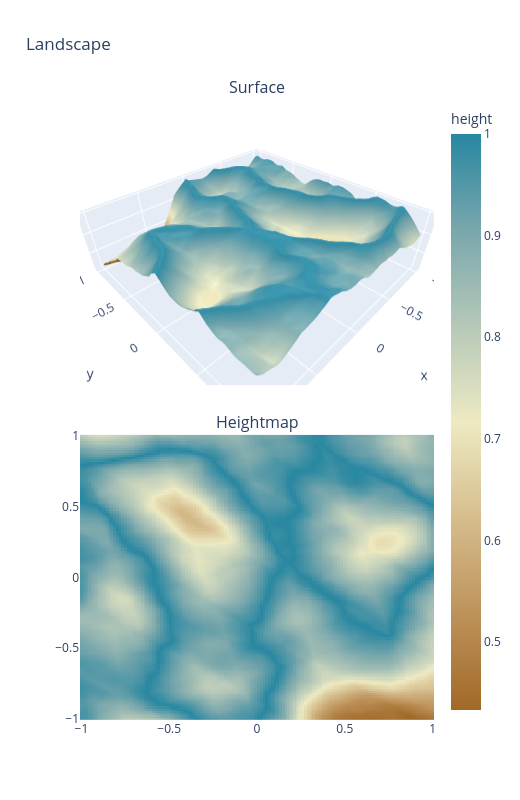

Write notebook code for a chart like this one.
### Code cell
import plotly.graph_objects as go
from plotly.subplots import make_subplots


def evaluate_on_grid(model, x_range=(-1, 1), y_range=(-1, 1), resolution=128):
    x = np.linspace(x_range[0], x_range[1], resolution)
    y = np.linspace(y_range[0], y_range[1], resolution)
    xx, yy = np.meshgrid(x, y)
    grid = np.stack([xx.flatten(), yy.flatten()], axis=-1)

    with torch.no_grad():
        inputs = torch.from_numpy(grid).float()
        raw = model(inputs).detach().cpu().numpy()
        if raw.ndim == 2 and raw.shape[1] == 1:
            raw = raw[:, 0]
        elif raw.ndim != 1:
            raise ValueError(
                f"Model must return one value per grid point, got shape {raw.shape}"
            )
        outputs = raw.reshape(resolution, resolution)

    return x, y, xx, yy, outputs


def plot_landscape(x, y, xx, yy, outputs):
    fig = make_subplots(
        rows=2,
        cols=1,
        specs=[[{"type": "surface"}], [{"type": "heatmap"}]],
        subplot_titles=("Surface", "Heightmap"),
        vertical_spacing=0.08,
    )

    fig.add_trace(
        go.Surface(z=outputs, x=xx, y=yy, colorscale="Earth", showscale=False),
        row=1,
        col=1,
    )
    fig.add_trace(
        go.Heatmap(
            z=outputs, x=x, y=y, colorscale="Earth", colorbar=dict(title="height")
        ),
        row=2,
        col=1,
    )

    fig.update_xaxes(title_text="x", row=1, col=1)
    fig.update_yaxes(title_text="y", row=1, col=1)
    fig.update_scenes(xaxis_title="x", yaxis_title="y", zaxis_title="height")
    fig.update_layout(height=800, width=520, title="Landscape")
    fig.show()


def evaluate_and_plot_landscape(
    model, x_range=(-1, 1), y_range=(-1, 1), resolution=128
):
    x, y, xx, yy, outputs = evaluate_on_grid(model, x_range, y_range, resolution)
    plot_landscape(x, y, xx, yy, outputs)


evaluate_and_plot_landscape(mountain_noise)

### Figure 1 — Plotly figure (JSON) as saved in the notebook; plotly's stock layout.template omitted (floating-point values rounded to 4 significant figures; data arrays with more than 128 entries replaced by an {"elided": "..."} marker saying what was removed)
{"data": [{"colorscale": [[0, "rgb(161, 105, 40)"], [0.1667, "rgb(189, 146, 90)"], [0.3333, "rgb(214, 189, 141)"], [0.5, "rgb(237, 234, 194)"], [0.6667, "rgb(181, 200, 184)"], [0.8333, "rgb(121, 167, 172)"], [1, "rgb(40, 135, 161)"]], "scene": "scene", "showscale": false, "type": "surface", "x": {"elided": "128x128 float values"}, "y": {"elided": "128x128 float values"}, "z": {"elided": "128x128 float values"}}, {"colorbar": {"title": {"text": "height"}}, "colorscale": [[0, "rgb(161, 105, 40)"], [0.1667, "rgb(189, 146, 90)"], [0.3333, "rgb(214, 189, 141)"], [0.5, "rgb(237, 234, 194)"], [0.6667, "rgb(181, 200, 184)"], [0.8333, "rgb(121, 167, 172)"], [1, "rgb(40, 135, 161)"]], "type": "heatmap", "x": [-1.0, -0.9843, -0.9685, -0.9528, -0.937, -0.9213, -0.9055, -0.8898, -0.874, -0.8583, -0.8425, -0.8268, -0.811, -0.7953, -0.7795, -0.7638, -0.748, -0.7323, -0.7165, -0.7008, -0.685, -0.6693, -0.6535, -0.6378, -0.622, -0.6063, -0.5906, -0.5748, -0.5591, -0.5433, -0.5276, -0.5118, -0.4961, -0.4803, -0.4646, -0.4488, -0.4331, -0.4173, -0.4016, -0.3858, -0.3701, -0.3543, -0.3386, -0.3228, -0.3071, -0.2913, -0.2756, -0.2598, -0.2441, -0.2283, -0.2126, -0.1969, -0.1811, -0.1654, -0.1496, -0.1339, -0.1181, -0.1024, -0.08661, -0.07087, -0.05512, -0.03937, -0.02362, -0.007874, 0.007874, 0.02362, 0.03937, 0.05512, 0.07087, 0.08661, 0.1024, 0.1181, 0.1339, 0.1496, 0.1654, 0.1811, 0.1969, 0.2126, 0.2283, 0.2441, 0.2598, 0.2756, 0.2913, 0.3071, 0.3228, 0.3386, 0.3543, 0.3701, 0.3858, 0.4016, 0.4173, 0.4331, 0.4488, 0.4646, 0.4803, 0.4961, 0.5118, 0.5276, 0.5433, 0.5591, 0.5748, 0.5906, 0.6063, 0.622, 0.6378, 0.6535, 0.6693, 0.685, 0.7008, 0.7165, 0.7323, 0.748, 0.7638, 0.7795, 0.7953, 0.811, 0.8268, 0.8425, 0.8583, 0.874, 0.8898, 0.9055, 0.9213, 0.937, 0.9528, 0.9685, 0.9843, 1.0], "xaxis": "x", "y": [-1.0, -0.9843, -0.9685, -0.9528, -0.937, -0.9213, -0.9055, -0.8898, -0.874, -0.8583, -0.8425, -0.8268, -0.811, -0.7953, -0.7795, -0.7638, -0.748, -0.7323, -0.7165, -0.7008, -0.685, -0.6693, -0.6535, -0.6378, -0.622, -0.6063, -0.5906, -0.5748, -0.5591, -0.5433, -0.5276, -0.5118, -0.4961, -0.4803, -0.4646, -0.4488, -0.4331, -0.4173, -0.4016, -0.3858, -0.3701, -0.3543, -0.3386, -0.3228, -0.3071, -0.2913, -0.2756, -0.2598, -0.2441, -0.2283, -0.2126, -0.1969, -0.1811, -0.1654, -0.1496, -0.1339, -0.1181, -0.1024, -0.08661, -0.07087, -0.05512, -0.03937, -0.02362, -0.007874, 0.007874, 0.02362, 0.03937, 0.05512, 0.07087, 0.08661, 0.1024, 0.1181, 0.1339, 0.1496, 0.1654, 0.1811, 0.1969, 0.2126, 0.2283, 0.2441, 0.2598, 0.2756, 0.2913, 0.3071, 0.3228, 0.3386, 0.3543, 0.3701, 0.3858, 0.4016, 0.4173, 0.4331, 0.4488, 0.4646, 0.4803, 0.4961, 0.5118, 0.5276, 0.5433, 0.5591, 0.5748, 0.5906, 0.6063, 0.622, 0.6378, 0.6535, 0.6693, 0.685, 0.7008, 0.7165, 0.7323, 0.748, 0.7638, 0.7795, 0.7953, 0.811, 0.8268, 0.8425, 0.8583, 0.874, 0.8898, 0.9055, 0.9213, 0.937, 0.9528, 0.9685, 0.9843, 1.0], "yaxis": "y", "z": {"elided": "128x128 float values"}}], "layout": {"annotations": [{"font": {"size": 16}, "showarrow": false, "text": "Surface", "x": 0.5, "xanchor": "center", "xref": "paper", "y": 1, "yanchor": "bottom", "yref": "paper"}, {"font": {"size": 16}, "showarrow": false, "text": "Heightmap", "x": 0.5, "xanchor": "center", "xref": "paper", "y": 0.46, "yanchor": "bottom", "yref": "paper"}], "height": 800, "scene": {"domain": {"x": [0, 1], "y": [0.54, 1]}, "xaxis": {"title": {"text": "x"}}, "yaxis": {"title": {"text": "y"}}, "zaxis": {"title": {"text": "height"}}}, "title": {"text": "Landscape"}, "width": 520, "xaxis": {"anchor": "y", "domain": [0, 1]}, "yaxis": {"anchor": "x", "domain": [0, 0.46]}}}
